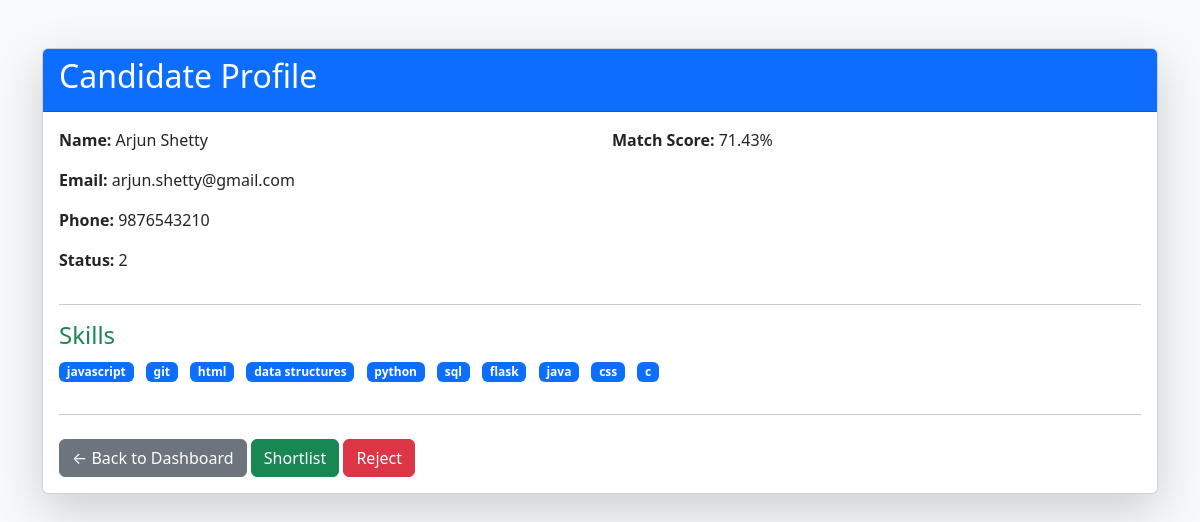
/candidate/1 (signed in), run on the app's committed database.
### tables this page shows
CREATE TABLE candidates(

    id INTEGER PRIMARY KEY AUTOINCREMENT,

    name TEXT,

    email TEXT,

    phone TEXT,

    skills TEXT,

    score REAL,
    job_id INTEGER,

    similarity_score REAL,

    matched_skills TEXT,

    missing_skills TEXT,

    interview_questions TEXT,

    status TEXT

);

### app.py (the view)
@app.route("/candidate/<int:id>")
def candidate_profile(id):
    if not session.get("logged_in"):
        return redirect("/login")
    row = get_candidate_by_id(id)
    if row is None:
        return "Candidate not found"
    candidate = {
        "id": row[0],
        "name": row[1],
        "email": row[2],
        "phone": row[3],
        "skills": row[4].split(","),
        "score": row[5],
        "status": row[6]
    }
    return render_template(
        "candidate_profile.html",
        candidate=candidate
    )

### utils/database.py (called while the page is built)
def get_candidate_by_id(id):
    conn = sqlite3.connect(DB_PATH)
    cursor = conn.cursor()
    cursor.execute("""
    SELECT *
    FROM candidates
    WHERE id = ?
    """, (id,))
    row = cursor.fetchone()
    conn.close()
    return row

### templates/candidate_profile.html (shortened to what this page needs)
<!DOCTYPE html>
<html lang="en">
<head>
    <link
        href="https://cdn.jsdelivr.net/npm/bootstrap@5.3.3/dist/css/bootstrap.min.css"
        rel="stylesheet">
</head>
<body class="bg-light">
<div class="container py-5">
<div class="card shadow-lg">
<div class="card-header bg-primary text-white">
<h2>
Candidate Profile
</h2>
</div>
<div class="card-body">
<div class="row">
<div class="col-md-6">
<p><strong>Name:</strong> {{ candidate.name }}</p>
<p><strong>Email:</strong> {{ candidate.email }}</p>
<p><strong>Phone:</strong> {{ candidate.phone }}</p>
<p><strong>Status:</strong> {{ candidate.status }}</p>
</div>
<div class="col-md-6">
<p><strong>Match Score:</strong> {{ candidate.score }}%</p>
</div>
</div>
<hr>
<h4 class="text-success">
Skills
</h4>
<div class="mb-4">
{% for skill in candidate.skills %}
<span class="badge bg-primary me-2 mb-2">
{{ skill }}
</span>
{% endfor %}
</div>
<hr>
<div class="mt-4">
<a href="/dashboard"
class="btn btn-secondary">
← Back to Dashboard
</a>
<a href="/shortlist/{{ candidate.id }}"
class="btn btn-success">
Shortlist
</a>
<a href="/reject/{{ candidate.id }}"
class="btn btn-danger">
Reject
</a>
</div>
</div>
</div>
</div>
</body>
</html>

### data on the page
candidates: name "Arjun Shetty", email "arjun.shetty@gmail.com", phone "9876543210", score "71.43"

### other printed values
{{ candidate.status }} "2"
{{ skill }} "javascript" "git" "html" "data structures" "python" "sql" "flask" "java" "css" "c"
